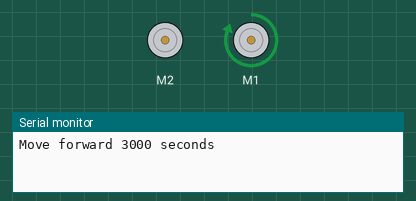
This sketch was run on a simulated Arduino Uno, built with avr-gcc and run on an emulated ATmega328P. Parts: 2 × DC motor (green arrow = forward, orange = backward, longer = faster), the last lines printed to the serial monitor.

Above: at 1.5 s.
At 4.0 s:
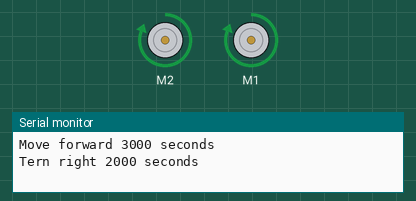
Timing chart, 0 to 5.8 s (numbered marks = the images above):
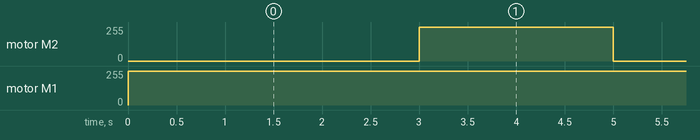

The sketch:

lego_bot.ino
```cpp
#include "motor_controller.h"

const int MOTOR_FORWARD_BACKWARD = 1;
const int MOTOR_LEFT_RIGHT = 2;

MotorController motorController_(MOTOR_FORWARD_BACKWARD, MOTOR_LEFT_RIGHT);

void setup() {

  Serial.begin(9600);
}

void loop() {
  motorController_.moveForward(3000);
  motorController_.turnRight(2000);
}
```

motor_controller.h
```cpp
#pragma once

#include <AFMotor.h>

using Speed = uint8_t;

class MotorController {
public:
  MotorController(int forwardBackwardMotor, int leftRightMotor);

  void moveForward(unsigned int movingDuration);
  void moveBackward(unsigned int movingDuration);

  void turnLeft(unsigned int movingDuration);
  void turnRight(unsigned int movingDuration);
private:
  static constexpr uint8_t LEGO_MOTOR_SPEED = 255;

  AF_DCMotor forwardBackwardMotor_;
  AF_DCMotor leftRightMotor_;
};
```

motor_controller.ino
```cpp
#include "motor_controller.h"

#include <math.h>

MotorController::MotorController(int forwardBackwardMotor, int leftRightMotor)
  : forwardBackwardMotor_(forwardBackwardMotor), leftRightMotor_(leftRightMotor) {
}

void MotorController::moveForward(unsigned int movingDuration) {
  Serial.print("Move forward ");
  Serial.print(movingDuration);
  Serial.print(" seconds\n");

  leftRightMotor_.run(RELEASE);

  //Motor spinning anti-clockwise
  forwardBackwardMotor_.run(FORWARD);
  forwardBackwardMotor_.setSpeed(LEGO_MOTOR_SPEED);

  delay(movingDuration);

  // Now turn off motor
  forwardBackwardMotor_.run(RELEASE);
}


void MotorController::moveBackward(unsigned int movingDuration) {
  Serial.print("Move backward ");
  Serial.print(movingDuration);
  Serial.print(" seconds\n");

  leftRightMotor_.run(RELEASE);

  //Motor spinning clockwise
  forwardBackwardMotor_.run(BACKWARD);
  forwardBackwardMotor_.setSpeed(LEGO_MOTOR_SPEED);

  delay(movingDuration);

  // Now turn off motor
  forwardBackwardMotor_.run(RELEASE);
}

void MotorController::turnLeft(unsigned int movingDuration) {
  Serial.print("Tern left ");
  Serial.print(movingDuration);
  Serial.print(" seconds\n");

  // forwardBackwardMotor_.setSpeed(finalSpeed_);
  leftRightMotor_.setSpeed(LEGO_MOTOR_SPEED);
  leftRightMotor_.run(BACKWARD);

  forwardBackwardMotor_.run(FORWARD);
  forwardBackwardMotor_.setSpeed(LEGO_MOTOR_SPEED);

  delay(movingDuration);

  // Now turn off motors
  forwardBackwardMotor_.run(RELEASE);
  leftRightMotor_.run(RELEASE);
}

void MotorController::turnRight(unsigned int movingDuration) {
  Serial.print("Tern right ");
  Serial.print(movingDuration);
  Serial.print(" seconds\n");

  leftRightMotor_.run(FORWARD);
  leftRightMotor_.setSpeed(LEGO_MOTOR_SPEED);

  forwardBackwardMotor_.run(FORWARD);
  forwardBackwardMotor_.setSpeed(LEGO_MOTOR_SPEED);

  delay(movingDuration);

  // Now turn off motors
  forwardBackwardMotor_.run(RELEASE);
  leftRightMotor_.run(RELEASE);
}
```

Measured:
- by itself, motor M2: alternates forward 255/255 for 2.0 s and stopped for 3.0 s
- by itself, motor M1: stopped → forward 255/255 at 0.00 s
